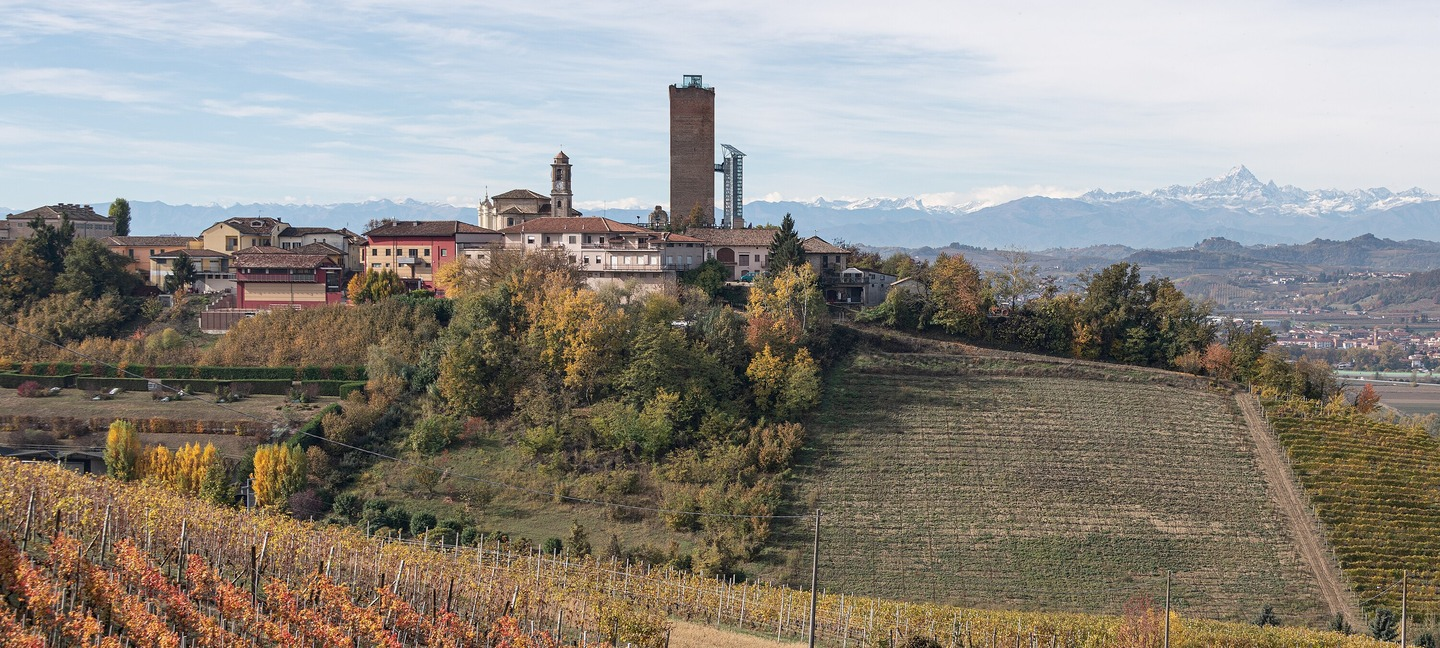
#> input picture photos/bb_barbaresco_tower.jpg, 1440 x 648 px; its folder holds only this picture in this run
$ python -i core.py   (imports and definitions only)
#> lines starting #> are read from the running program, lines starting #| are printed output that depends on the picture; after the words box and inside, x2 and y2 are one past the last pixel; in counts of white or black regions, pixels touching at a corner belong together
"""
FIELD GUIDE STYLE SYSTEM v5 — CORE
Canvas, fonts, text & photo helpers, page furniture, product-photo
pipeline, and the QA harness that every module runs automatically.
Rules live in code, not on paper. See LESSONS_LEARNED_v5.md for why
each of these exists.
"""
import os
import zipfile
from PIL import Image, ImageDraw, ImageFont, ImageOps, ImageStat
import numpy as np
import cv2
from spelling import scan as _spelling_scan, strict as _spelling_strict, enabled as _spelling_enabled
from tokens import *

_font_cache = {}


# [5 lines left out: function font, not called in this run]

# ---------------- Canvas & furniture ----------------
def new_canvas(bg=None):
    return Image.new("RGB", (W, H), bg or PAPER)

# [177 lines left out: functions footer, kicker_block, headline, not called in this run]

# ---------------- Text helpers ----------------
def text_w(d, t, f):
    return d.textbbox((0, 0), t, font=f)[2]

# [238 lines left out: functions tracked_text, tracked_w, wrap_tracked, _split_long_word, wrap, wrap_around and 1 more, not called in this run]

def standfirst(d, xy, txt, max_w, hero=False, fill=MUTED, leading=1.18):
    size = TYPE["standfirst_hero"] if hero else TYPE["standfirst"]
    return paragraph(d, xy, txt, font("standfirst_italic", size), fill, max_w, leading)

# [198 lines left out: functions run_in, famous_names, load_photo, load_photo_rgba, cover_fit, scrim and 1 more, not called in this run]

# Photo captions, system-wide. Cormorant Italic at TYPE["caption"] was
# the old setting and did not survive contact with a dark photograph --
# a fine-stroked display serif reversed out small is the least legible
# combination in the kit. Archivo Bold, four points up, holds together
# over any image and still reads as a caption rather than as body copy.
# These are deliberately module-agnostic constants: photo captions were
# being set independently in six places and had drifted apart.
CAPTION_FACE = "body_bold"
CAPTION_SIZE = TYPE["caption"] + 6


# [88 lines left out: functions photo_band, region_luminance, photo_credit, photo_stripe, _lum, not called in this run]

def contrast(c1, c2):
    l1, l2 = sorted((_lum(c1), _lum(c2)), reverse=True)
    return (l1 + 0.05) / (l2 + 0.05)

# [50 lines left out: functions legible, legible_over, not called in this run]


class QA:
    """Collected per-slide. Modules register sizes/boxes/words; report() raises on FAIL."""
    # [8 lines left out: function __init__, not called in this run]
                                            # specific data-dense slide; default
                                            # unchanged for every other module

    def size(self, label, px, headline=False):
        self.sizes.append((label, px, headline))

    def box(self, label, b):
        self.boxes[label] = b

    # [105 lines left out: functions add_words, check_contrast, check_photo_contrast, report, _true_hole_check, not called in this run]

def remove_background(path_or_image, white_threshold=715, out_path=None):
    """Locked product-photo pipeline: isolate the subject from a white or
    near-white studio background, trim to its true bounds, verify no holes
    were punched through the subject (a real failure mode when a label's
    own near-white background bridges to the true exterior background and
    both get erased together), and save as a tight RGBA PNG.

    white_threshold: sum of R+G+B above which a pixel is a background
    CANDIDATE (max 765). Only the single largest connected candidate
    region -- and only if it touches the image border -- is treated as
    real background. This prevents two failure modes seen this cycle:
    (a) tiny bright specks inside label artwork (highlights, white text)
    being erased individually, and (b) the whole label being erased
    because its cream background was close enough to white to qualify,
    which a naive per-pixel threshold cannot distinguish from the true
    background without the border-connectivity + largest-component step.

    Returns (PIL.Image RGBA, hole_fraction). If hole_fraction > 0.001,
    the result was NOT saved and the caller must not use it silently --
    surface this to the person, don't paper over it with a smaller crop.
    """
#> called with path_or_image = '../photos/bb_barbaresco_tower.jpg', white_threshold = 715
    im = path_or_image if isinstance(path_or_image, Image.Image) else Image.open(path_or_image)
#> im is the input picture: PIL image 1440x648 RGB; mean R, G, B 142.2, 137.5, 129.9
    im = im.convert("RGB")
    arr = np.array(im)

    candidate = (arr.astype(int).sum(axis=2) > white_threshold).astype(np.uint8) * 255
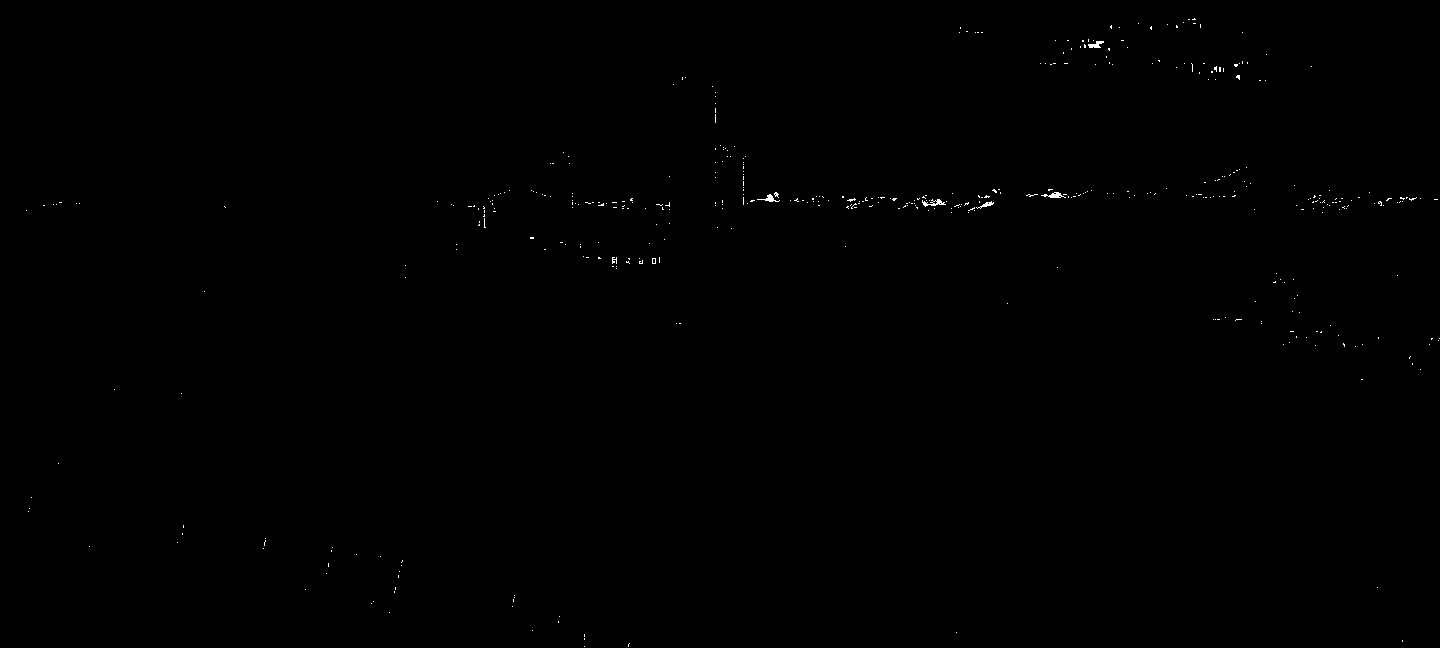
#> candidate: shape (648, 1440); 0.15% white in thin lines or dots
    num, labels, stats, _ = cv2.connectedComponentsWithStats(candidate, connectivity=8)
#> labels: shape (648, 1440) int32; 451 distinct labels, from 0 to 450
#> num = 451; stats = 451 rows, first 6: [0, 0, 1440, 648, 931697], [1188, 19, 2, 1, 2], [1192, 18, 4, 2, 5], [1138, 23, 1, 1, 1], [1183, 22, 1, 1, 1], [1193, 23, 3, 1, 3]
    if num <= 1:
        raise ValueError("no background candidate found -- is this actually a white-background photo?")
    largest = 1 + int(np.argmax(stats[1:, cv2.CC_STAT_AREA]))
#> largest = 200
    h, w = candidate.shape
#> h = 648; w = 1440
    touches_border = (
        np.any(labels[0, :] == largest) or np.any(labels[-1, :] == largest) or
        np.any(labels[:, 0] == largest) or np.any(labels[:, -1] == largest)
    )
#> touches_border = False
    if not touches_border:
#> (the run stopped early here; a loop or call above may not have finished)

$ run again, on photos/bb_mendoza_andes.jpg
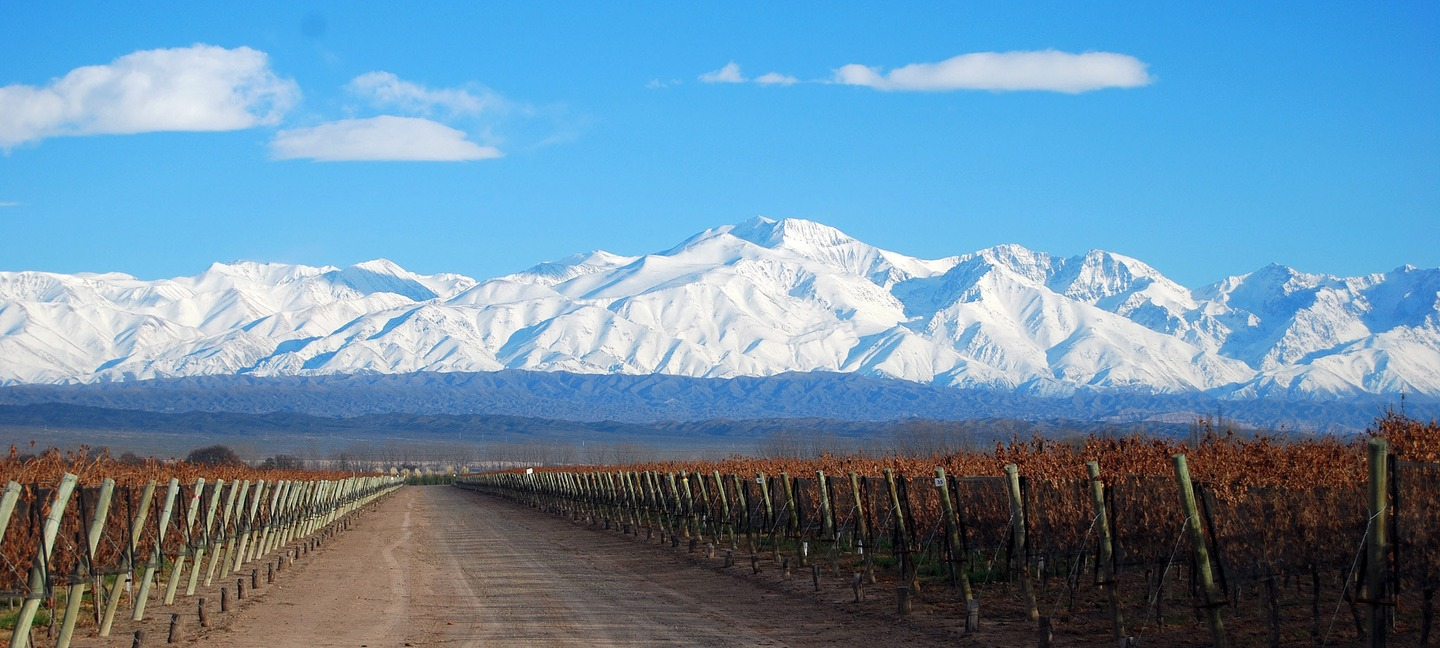
#> input picture photos/bb_mendoza_andes.jpg, 1440 x 648 px
#> in remove_background, im is the input picture: PIL image 1440x648 RGB; mean R, G, B 106.2, 142.8, 168.9
#> in remove_background, `candidate = (arr.astype(int).sum(axis=2) > white_threshold).astype(np...`:
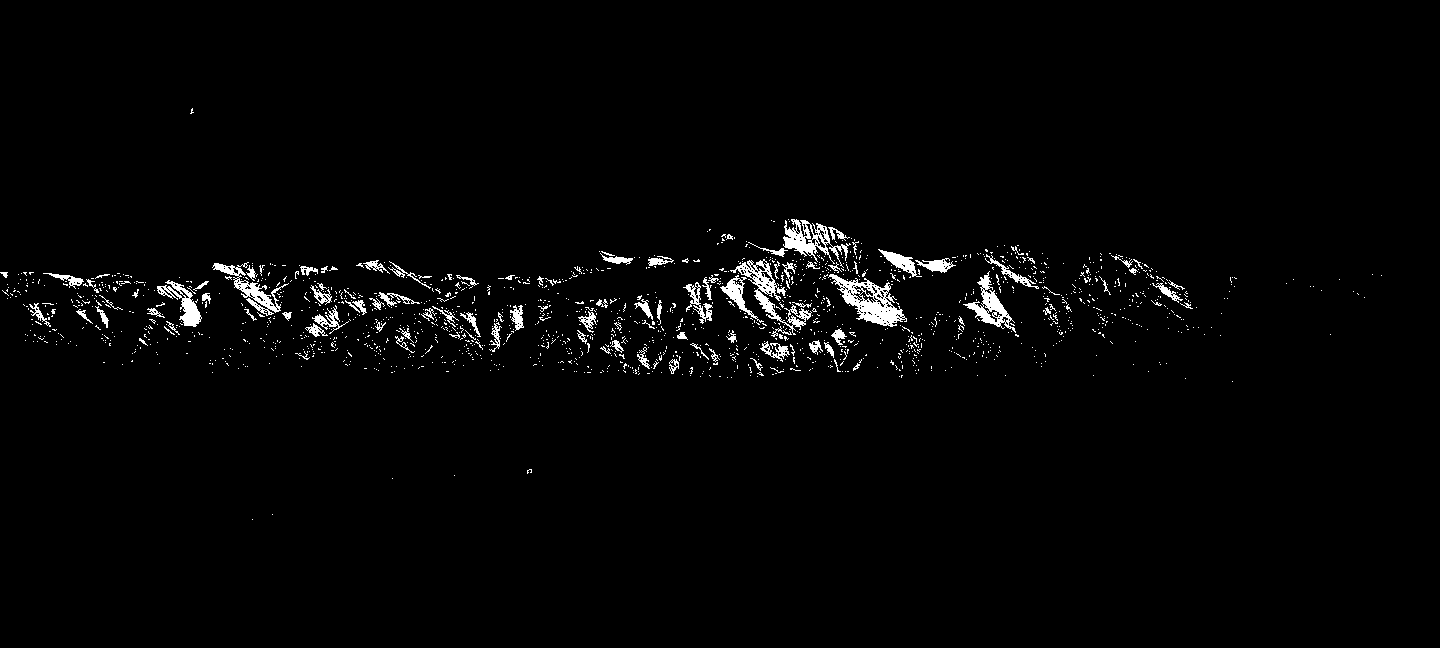
#> candidate: shape (648, 1440); 2% white; 1647 white regions (1537 under 20 px), largest, box (x1, y1, x2, y2) and area: (828, 274, 907, 327) 1596, (730, 259, 812, 335) 1233, (783, 219, 851, 268) 1103
#> in remove_background, `num, labels, stats, _ = cv2.connectedComponentsWithStats(candidate, co..`:
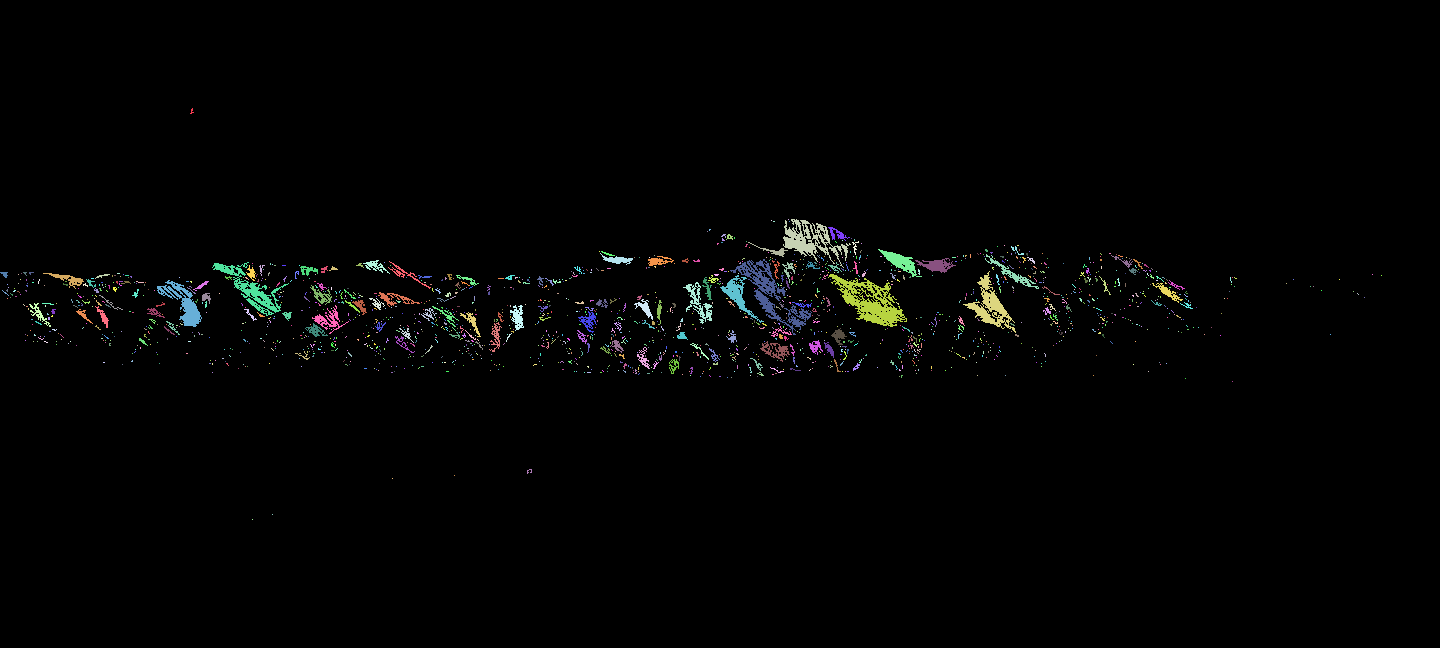
#> labels: shape (648, 1440) int32; 1648 distinct labels, from 0 to 1647; one colour per label, 0 black
#> num = 1648; stats = 1648 rows, first 6: [0, 0, 1440, 648, 914294], [190, 108, 4, 6, 11], [788, 219, 1, 1, 1], [783, 219, 68, 49, 1103], [771, 220, 1, 1, 1], [773, 221, 2, 1, 2]
#> largest = 270
#> touches_border = False
